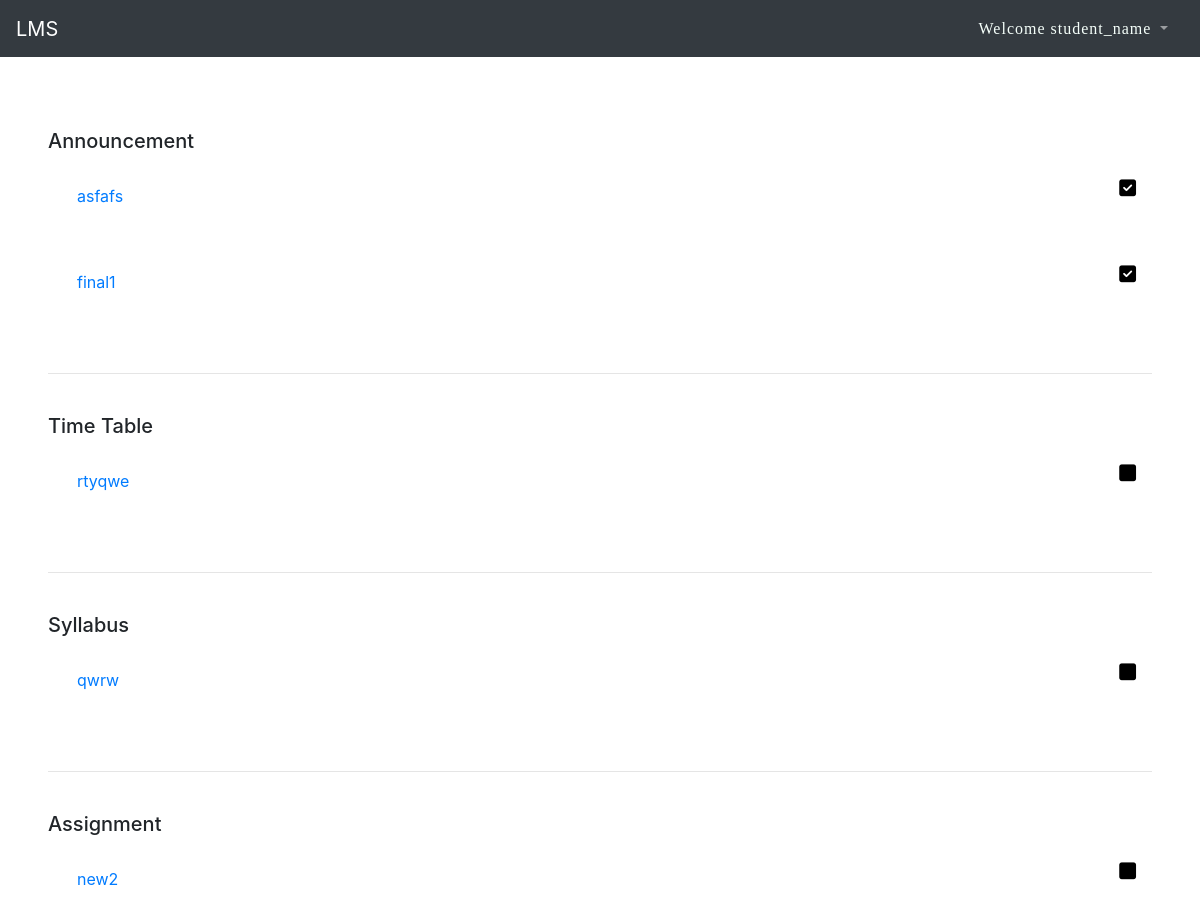
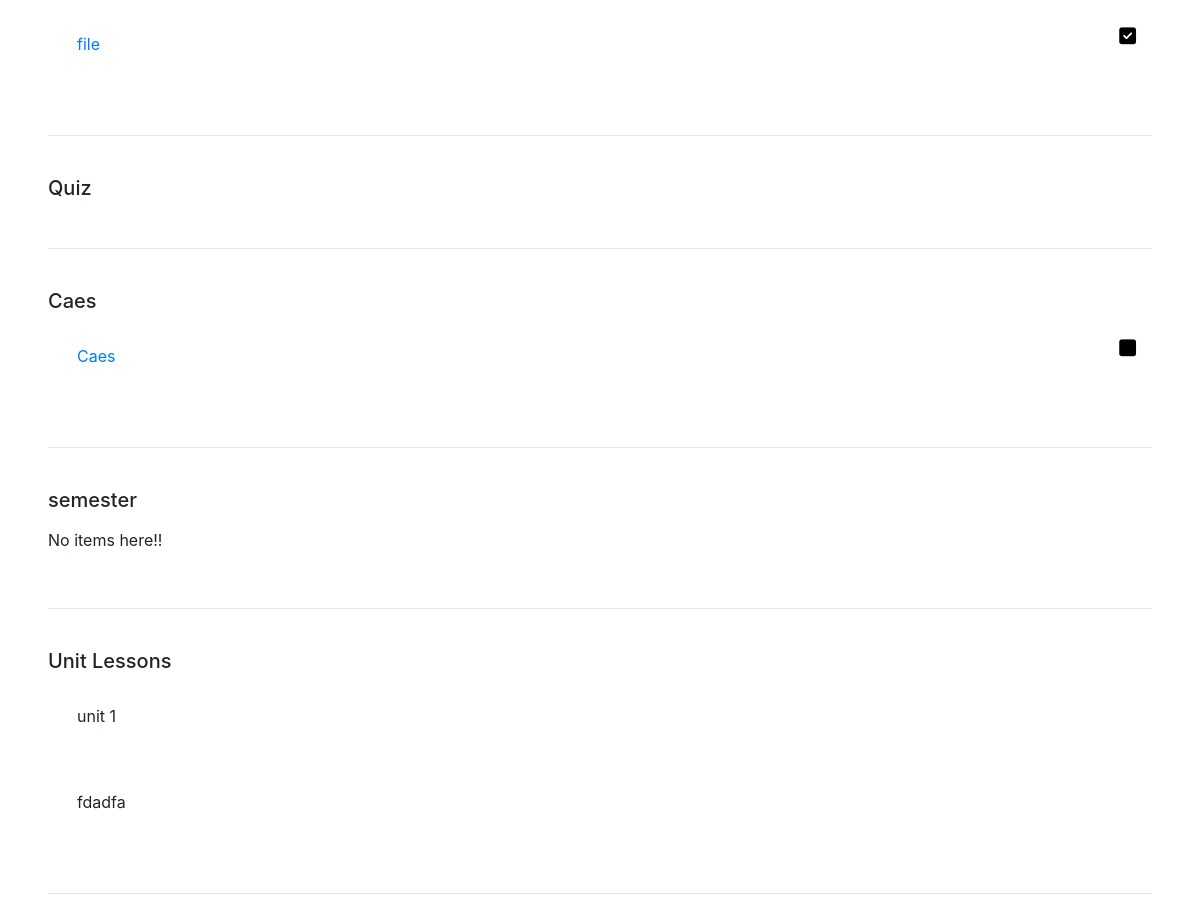
Page /2/coursedetail/ (signed in) on the committed database (2 pictures, top to bottom).
### courses/models.py (models this page shows, shortened)
class myCourseUnit(models.Model):
    courseunit = models.ForeignKey(courseUnit, on_delete=models.CASCADE)
    user = models.ForeignKey(User, on_delete=models.CASCADE)
    coursetopics = models.ManyToManyField(mytopics, blank=True)
    course_assignments = models.ManyToManyField(myAssignment, blank=True)

class courseUnit(models.Model):
    name = models.CharField(max_length=8)
    course = models.ForeignKey(course, on_delete=models.CASCADE, null=True, related_name='units')
    topics = models.ManyToManyField(courseTopic, blank=True)
    assignments = models.ManyToManyField(Assignment, blank=True)
    is_assignment = models.BooleanField(default=False)

class mytopics(models.Model):
    user = models.ForeignKey(User, on_delete=models.CASCADE)
    coursetopic  = models.ForeignKey(courseTopic, on_delete=models.CASCADE)
    documents = models.ManyToManyField(myFiles, blank=True)
    done = models.BooleanField(default=False)

class courseTopic(models.Model):
    course = models.ForeignKey(course, on_delete=models.CASCADE, related_name='courseTopics')
    title = models.CharField(max_length=500)
    documents = models.ManyToManyField(Files, blank=True)
    info   = models.CharField(max_length=500, null=True, blank=True)
    link  = models.URLField(max_length=200, null=True, blank=True)
    released = models.BooleanField(default=False)

class myAssignment(models.Model):
    user = models.ForeignKey(User, on_delete=models.CASCADE)
    assignment = models.ForeignKey(Assignment, on_delete=models.CASCADE, related_name='my_assignments')
    upload = models.FileField(upload_to='documents', validators=[FileExtensionValidator(allowed_extensions=["pdf"])], null=True, blank=True)
    uploaded_at = models.DateTimeField(auto_now=True)
    done = models.BooleanField(default=False)

class Assignment(models.Model):
    course = models.ForeignKey(course, on_delete=models.CASCADE, related_name='assignments')
    title = models.CharField(max_length=500)
    documents = models.ManyToManyField(Files, blank=True)
    max_grades = models.PositiveIntegerField()
    deadline = models.DateTimeField()
    info   = models.CharField(max_length=500, null=True, blank=True)
    link  = models.URLField(max_length=200, null=True, blank=True)
    created_at = models.DateTimeField(auto_now_add=True)
    released = models.BooleanField(default=False)

### courses/views.py (the view)
# urls.py: path('<courseid>/coursedetail/', views.courseDetail, name='courseDetail'),
def courseDetail(request, courseid):
    if request.user.profile.status == 't':
        coursedet = course.objects.get(id=courseid)
        courseunits = courseUnit.objects.filter(course__id = courseid)
        return render(request, 'course-content-detail.html', {'courseunits': courseunits, 'course': coursedet})
    mycourseunits = myCourseUnit.objects.filter(user=request.user, courseunit__course__id=courseid)
    return render(request, 'course-detail.html', {'mycourseunits': mycourseunits})

### templates/course-detail.html (shortened to what this page needs)
{% extends 'base.html' %}
{% load custom_tags %}
{% load static %}
{% block content %}
    <div class="p-4 m-4">
        {% for mycourseunit in mycourseunits %}
            <h5>{{mycourseunit.courseunit.name}}</h5>
            {% if mycourseunit.courseunit.is_assignment %}
                {% if mycourseunit.course_assignments.all %}
                    {% for assignment in mycourseunit.course_assignments.all %}
                    {% if assignment.assignment.released %}
                        <div style="display: flex;justify-content: space-between;" class="p-3">
                            <a href={% url 'assignment-detail' assignment.id %}><p><button class="btn btn-link">{{assignment.assignment.title}}</button></p></a>
                            {% if assignment.done %}
                                <a target="{% url 'assignment-complete' assignment.id %}" topicid="{{assignment.id}}" class='doneBtn'><i style="color: black;font-size: 1.2rem;" class="doneIcon{{assignment.id}} fas fa-check-square"></i></a>
                            {% else %}
                                <a target="{% url 'assignment-complete' assignment.id %}" topicid="{{assignment.id}}" class='doneBtn'><i style="color: black;font-size: 1.2rem;" class="doneIcon{{assignment.id}} fas fa-square"></i></a>
                            {% endif %}
                        </div>
                    {% endif %}
                    {% endfor %}
                {% else %}
                    <p class="mt-3">No items here!!</p>
                {% endif %}
            {% elif mycourseunit.courseunit.name == 'Unit Lessons' %}
                {% if mycourseunit.coursetopics.all %}
                    {% for courseTopic in mycourseunit.coursetopics.all %}
                        <div style="display: flex;justify-content: space-between;" class="p-3">
                            <a href={% url 'topic-detail' courseTopic.id %}><p><button class="btn">{{courseTopic.coursetopic.title}}</button></p></a>
                        </div>
                    {% endfor %}
                {% else %}
                    <p class="mt-3">No items here!!</p>
                {% endif %}
            {% else %}
                {% if mycourseunit.coursetopics.all %}
                    {% for courseTopic in mycourseunit.coursetopics.all %}
                    {% if courseTopic.coursetopic.released %}
                        <div style="display: flex;justify-content: space-between;" class="p-3">
                            <a href={% url 'topic-detail' courseTopic.id %}><p><button class="btn btn-link">{{courseTopic.coursetopic.title}}</button></p></a>
                            {% if courseTopic.done %}
                                <a target="{% url 'topic-complete' courseTopic.id %}" topicid="{{courseTopic.id}}" class='doneBtn'><i style="color: black;font-size: 1.2rem;" class="doneIcon{{courseTopic.id}} fas fa-check-square"></i></a>
                            {% else %}
                                <a target="{% url 'topic-complete' courseTopic.id %}" topicid="{{courseTopic.id}}" class='doneBtn'><i style="color: black;font-size: 1.2rem;" class="doneIcon{{courseTopic.id}} fas fa-square"></i></a>
                            {% endif %}
                        </div>
                        {% endif %}
                    {% endfor %}
                {% else %}
                    <p class="mt-3">No items here!!</p>
                {% endif %}
            {% endif %}
            <br />
            <hr />
            <br />
        {% endfor %}
    </div>
{% endblock content %}

### templates/base.html (shortened to what this page needs)
<!doctype html>
<html lang="en">
  <head>
    <link rel="stylesheet" href="https://stackpath.bootstrapcdn.com/bootstrap/4.5.0/css/bootstrap.min.css"
>
    <link rel="stylesheet" type="text/css"
    href="https://cdnjs.cloudflare.com/ajax/libs/font-awesome/5.15.1/css/all.min.css">
    <link href="//netdna.bootstrapcdn.com/font-awesome/3.2.1/css/font-awesome.css" rel="stylesheet">
  </head>
  <body>
    <nav class="navbar navbar-expand-lg navbar-dark bg-dark mb-5" style="width:100%;">
        <a class="navbar-brand" href="/">LMS</a>
        <div class="collapse navbar-collapse" id="navbarTogglerDemo01">
            <div class="m-0 ml-auto form-inline">
                {% if request.user.is_authenticated %}
                  {% if request.user.profile.status == "s" %}
                    <ul class="navbar-nav">
                        <li class="nav-item dropdown">
                          <a class="nav-link dropdown-toggle mr-2" href="#" id="navbarDropdown" role="button" data-toggle="dropdown"
                              aria-haspopup="true" aria-expanded="false">
                              <span style="color: mintcream;font-family: cursive;letter-spacing: 1px;">Welcome {{request.user}}</span>
                          </a>
                        </li>
                    </ul>
                    {% endif %}
            {% endif %}
        </div>
    </nav>
    {% block content %}{% endblock content %}
  </body>
</html>

### rows in the picture
myCourseUnit: courseunit.name "Announcement"
mytopics: coursetopic "asfafs"
mytopics: coursetopic "final1"
myCourseUnit: courseunit.name "Time Table"
mytopics: coursetopic "rtyqwe"
myCourseUnit: courseunit.name "Syllabus"
mytopics: coursetopic "qwrw"
myCourseUnit: courseunit.name "Assignment"
myAssignment: assignment "new2"
myAssignment: assignment "file"
myCourseUnit: courseunit.name "Quiz"
myCourseUnit: courseunit.name "Caes"
myAssignment: assignment "Caes"
myCourseUnit: courseunit.name "semester", shows "No items here!!"
myCourseUnit: courseunit.name "Unit Lessons"
mytopics: coursetopic "unit 1"
mytopics: coursetopic "fdadfa"

### other values in the picture
{{ request.user }} "student_name"
